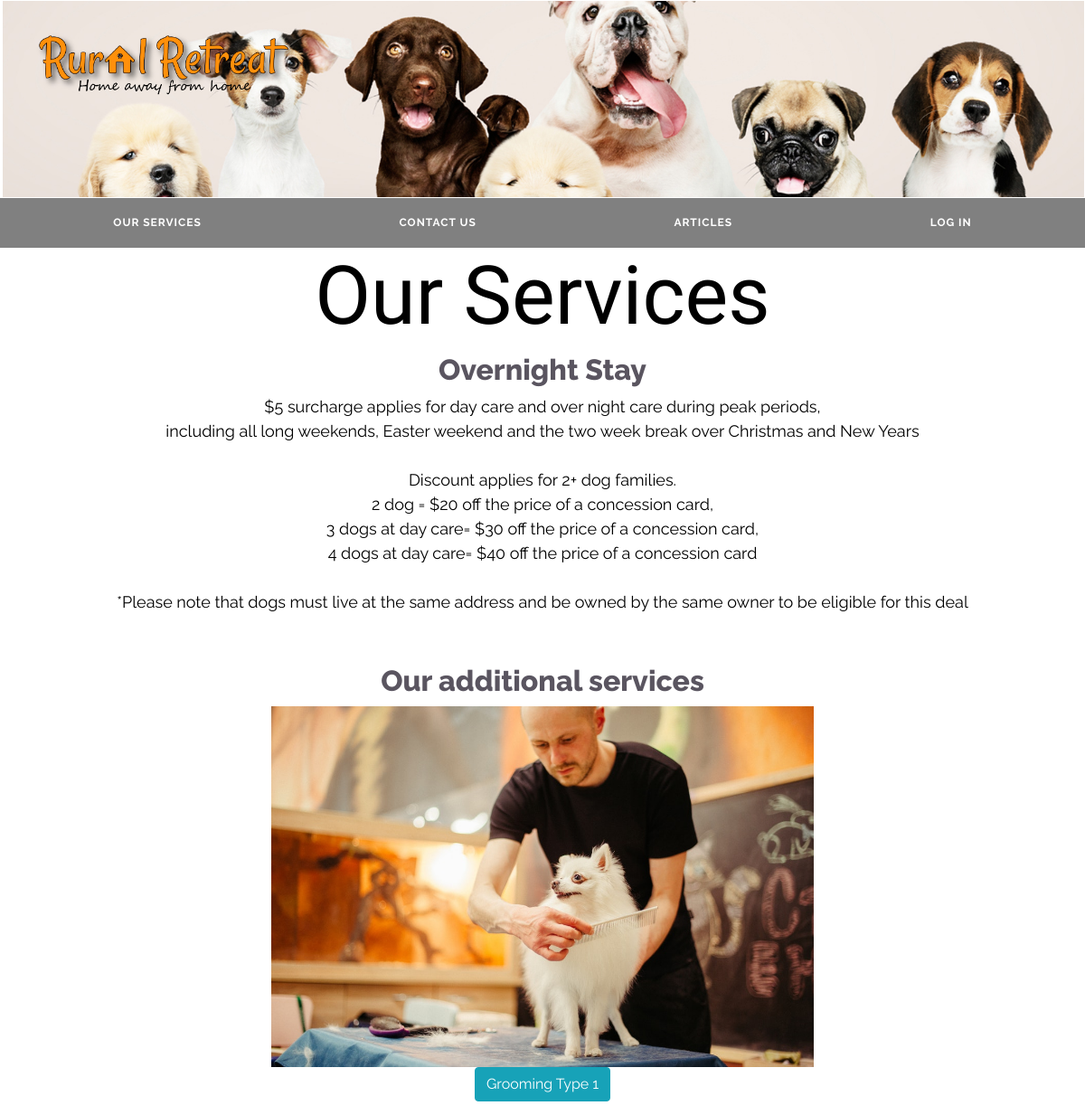
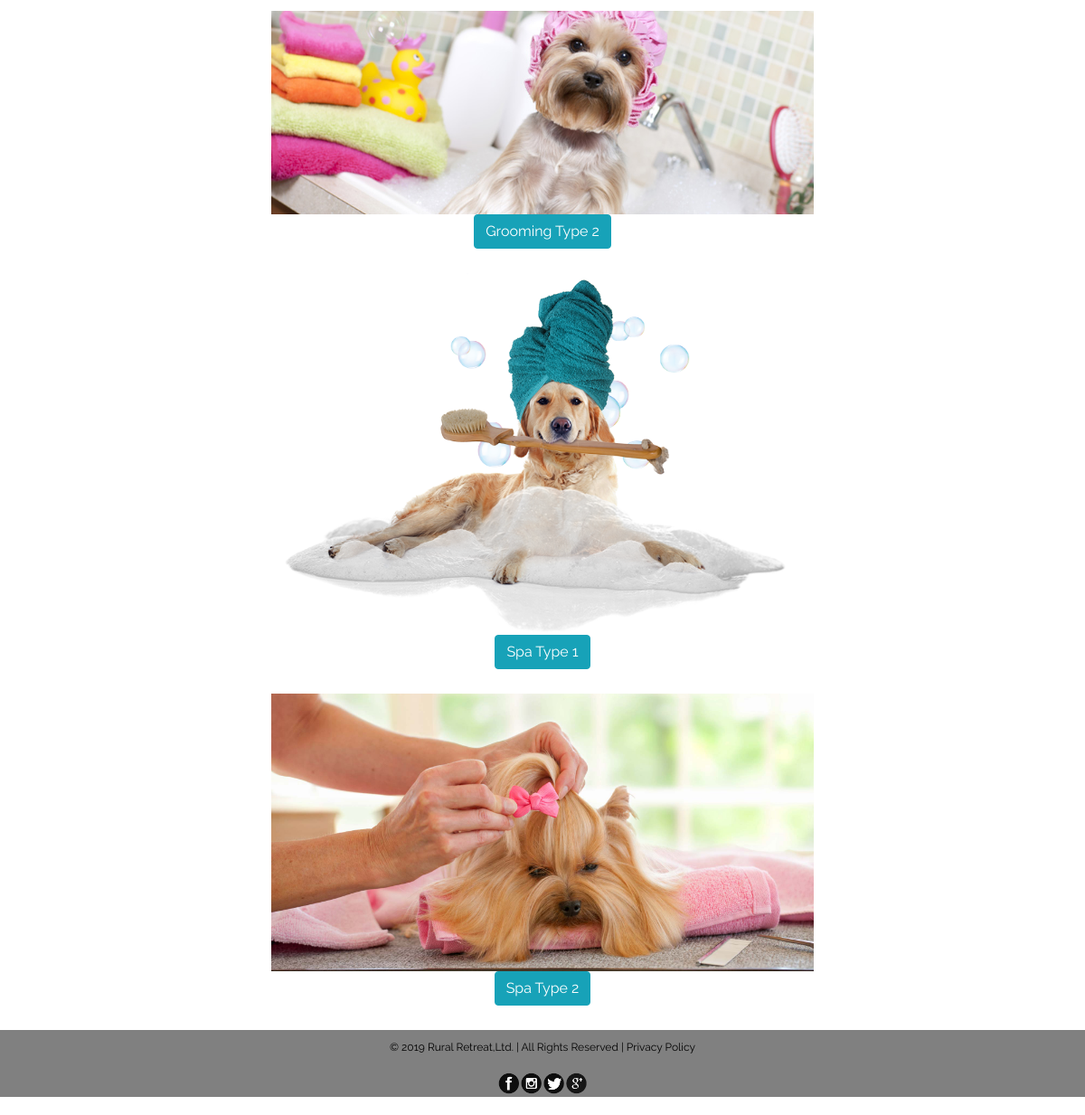
/services.php, run on the app's committed database (2 pictures, top to bottom).
### tables this page shows
CREATE TABLE IF NOT EXISTS `services` (
  `services` varchar(40) NOT NULL,
  `service_id` int(11) NOT NULL AUTO_INCREMENT,
  `price` double NOT NULL,
  `description` text,
  `image` char(150) DEFAULT NULL,
  `service_type` varchar(100) NOT NULL,
  PRIMARY KEY (`service_id`)
);

### services.php (the view, shortened to what this page needs)
<!DOCTYPE html>
<html lang="en">
<head>
    <?php
        include_once './partials/head.php';
    ?>
</head>
<header>
    <header>
        <?php
        include_once './partials/header.php';
    ?>
    </header>
<body>
<div class="services">
<h1>Our Services</h1>
<?php
						$con = mysqli_connect("localhost", "root", "","ruralretreat");
						$sql = "SELECT * FROM services WHERE service_type = 'addon'";
						$result = mysqli_query($con, $sql);
            ?>
<h2>Overnight Stay</h2>
$5 surcharge applies for day care and over night care during peak periods, <br>
including all long weekends, Easter weekend and the two week break over Christmas and New Years
<br><br>
Discount applies for 2+ dog families.
<br>2 dog = $20 off the price of a concession card,
<br>3 dogs at day care= $30 off the price of a concession card,
<br>4 dogs at day care= $40 off the price of a concession card
<br><br>
*Please note that dogs must live at the same address and be owned by the same owner to be eligible for this deal
<br>
<div class="dogspa">
<h2>Our additional services</h2>
<?php
while ($rows = mysqli_fetch_assoc($result)){
 echo '<img src="' ."images/". $rows['image'] . '" alt=" " style="max-width:600px;max-height:400px" /></a>';
 echo '<br>';
 echo '<a href="#'.$rows['services'].'" class="btn btn-info" data-toggle="collapse">'.$rows['services'].'</a>';
 echo '<br>';
 echo '<br>';
}
 ?>
</div>
</body>
<footer>
<?php
     include_once './partials/footer.php';
  ?>
      </footer>
</html>

### partials/head.php (style rules this page uses)
body { font-family: 'Raleway', sans-serif; color: black; font-size: 18px; padding-bottom: 20px; }
.services { text-align: center; background-color: white; }
h1 { font-family: 'Rochester', cursive; font-size: 90px; }
footer { position: inherit; background-color : darkgray; color: #5A5560; font-size: 12px; align : center; display: block; }
h2 { font-weight: 800; color: #5A5560; }
.dogspa { padding-right:155px; padding-left:155px; padding-top:55px; }

### data on the page
services: image (picture), services "Grooming Type 1"
services: image (picture), services "Grooming Type 2"
services: image (picture), services "Spa Type 1"
services: image (picture), services "Spa Type 2"
